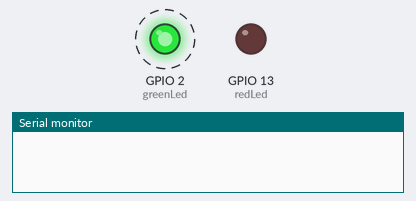
Recording of a sketch running on a simulated ESP8266 (NodeMCU). Parts: output pins drawn as LEDs (lit = HIGH), the last lines printed to the serial monitor. Dashed ring = blinking. At 12.0 s the program restarts the board; the recording ends there.

Above: at 0.1 s.
At 7.1 s:
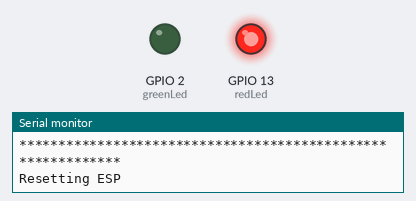
Timing chart, 0 to 12.0 s (numbered marks = the images above):
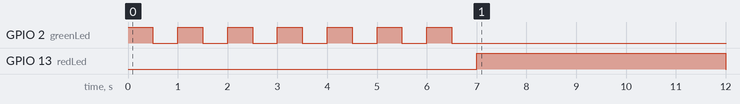

Measured:
- by itself, GPIO 2 (greenLed): alternates HIGH for 0.50 s and LOW for 0.50 s, 14 changes in all, then stays LOW
- by itself, GPIO 13 (redLed): LOW → HIGH at 7.0 s, → LOW 5.0 s later

The sketch:

whatdogs.ino
```cpp
#include <Ticker.h>
#include <ESP8266WiFi.h>

Ticker secondTick;

const int redLed = 13; //pino do led
const int greenLed = 2; //esse led acenderá toda vez que o ESP32 reiniciar


void setup() {

    Serial.begin(115200);
   pinMode(redLed , OUTPUT);
    pinMode(greenLed , OUTPUT);


}

void loop() {


    int i;

    for (i=0;i<20;i++){
        digitalWrite(greenLed, HIGH); //acende o led vermelho
        delay(500);//Espera 1 Segundo.
        digitalWrite(greenLed, LOW); //acende o led vermelho
        delay(500);//Espera 1 Segundo.
        Serial.print("count");
        Serial.println(i);

        if(i==6){
          Serial.println(ESP.getVcc());
          Serial.println(ESP.getFreeHeap()); //returns the free heap size.
          Serial.println(ESP.getChipId());// returns the ESP8266 chip ID as a 32-bit integer.
          Serial.println("************************************************************");
          Serial.println("Resetting ESP");
          digitalWrite(greenLed, LOW); //acende o led vermelho
          digitalWrite(redLed, HIGH); //acende o led vermelho
          delay(5000);//Espera 1 Segundo.
          digitalWrite(redLed, LOW); //acende o led vermelho

          //Serial.println("ESP8266 Dormindo.......");
          //ESP.deepSleep(1 * 60000000);//Dorme por 1 Minuto (Deep-Sleep em Micro segundos).
          Serial.println("************************************************************");
          Serial.println("ESP8266 Reniciando.......");
           ESP.restart(); //funcao correta


        }
    }


}
```
